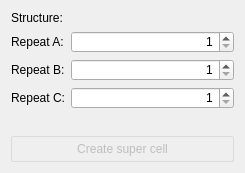
<?xml version="1.0" encoding="UTF-8"?>
<ui version="4.0">
 <class>SuperCellBuilderWorkPanel</class>
 <widget class="QWidget" name="SuperCellBuilderWorkPanel">
  <property name="geometry">
   <rect>
    <x>0</x>
    <y>0</y>
    <width>245</width>
    <height>173</height>
   </rect>
  </property>
  <property name="windowTitle">
   <string>Super Cell Builder</string>
  </property>
  <property name="styleSheet">
   <string notr="true"> QPushButton {
     border: 1px solid #dadbde;
     background-color: qlineargradient(x1: 0, y1: 0, x2: 0, y2: 1,
                                       stop: 0 #dadbde, stop: 1 #f6f7fa);
     border-radius: 2px;
     min-width: 34px;
     min-height: 24px;
 }

 QPushButton:pressed {
     border: 2px solid #777777;
 }

 QPushButton:checked {
     border: 2px solid #777777;
 }</string>
  </property>
  <layout class="QGridLayout" name="gridLayout">
   <item row="0" column="0">
    <widget class="QLabel" name="label1">
     <property name="sizePolicy">
      <sizepolicy hsizetype="Maximum" vsizetype="Preferred">
       <horstretch>0</horstretch>
       <verstretch>0</verstretch>
      </sizepolicy>
     </property>
     <property name="text">
      <string>Structure:</string>
     </property>
    </widget>
   </item>
   <item row="0" column="1">
    <widget class="QObjectLinkWidget" name="structureW" native="true"/>
   </item>
   <item row="5" column="0" colspan="2">
    <widget class="QPushButton" name="buildSuperCellPB">
     <property name="enabled">
      <bool>false</bool>
     </property>
     <property name="focusPolicy">
      <enum>Qt::NoFocus</enum>
     </property>
     <property name="text">
      <string>Create super cell</string>
     </property>
    </widget>
   </item>
   <item row="4" column="0" colspan="2">
    <spacer name="verticalSpacer">
     <property name="orientation">
      <enum>Qt::Vertical</enum>
     </property>
     <property name="sizeHint" stdset="0">
      <size>
       <width>0</width>
       <height>0</height>
      </size>
     </property>
    </spacer>
   </item>
   <item row="1" column="1">
    <widget class="QSpinBox" name="repeatASB">
     <property name="alignment">
      <set>Qt::AlignRight|Qt::AlignTrailing|Qt::AlignVCenter</set>
     </property>
     <property name="minimum">
      <number>1</number>
     </property>
    </widget>
   </item>
   <item row="2" column="1">
    <widget class="QSpinBox" name="repeatBSB">
     <property name="alignment">
      <set>Qt::AlignRight|Qt::AlignTrailing|Qt::AlignVCenter</set>
     </property>
     <property name="minimum">
      <number>1</number>
     </property>
    </widget>
   </item>
   <item row="3" column="1">
    <widget class="QSpinBox" name="repeatCSB">
     <property name="alignment">
      <set>Qt::AlignRight|Qt::AlignTrailing|Qt::AlignVCenter</set>
     </property>
     <property name="minimum">
      <number>1</number>
     </property>
    </widget>
   </item>
   <item row="1" column="0">
    <widget class="QLabel" name="label">
     <property name="text">
      <string>Repeat A:</string>
     </property>
    </widget>
   </item>
   <item row="2" column="0">
    <widget class="QLabel" name="label_2">
     <property name="text">
      <string>Repeat B:</string>
     </property>
    </widget>
   </item>
   <item row="3" column="0">
    <widget class="QLabel" name="label_3">
     <property name="text">
      <string>Repeat C:</string>
     </property>
    </widget>
   </item>
  </layout>
 </widget>
 <customwidgets>
  <customwidget>
   <class>QObjectLinkWidget</class>
   <extends>QWidget</extends>
   <header location="global">ObjectLinkWidget.hpp</header>
   <container>1</container>
  </customwidget>
 </customwidgets>
 <resources/>
 <connections/>
</ui>
